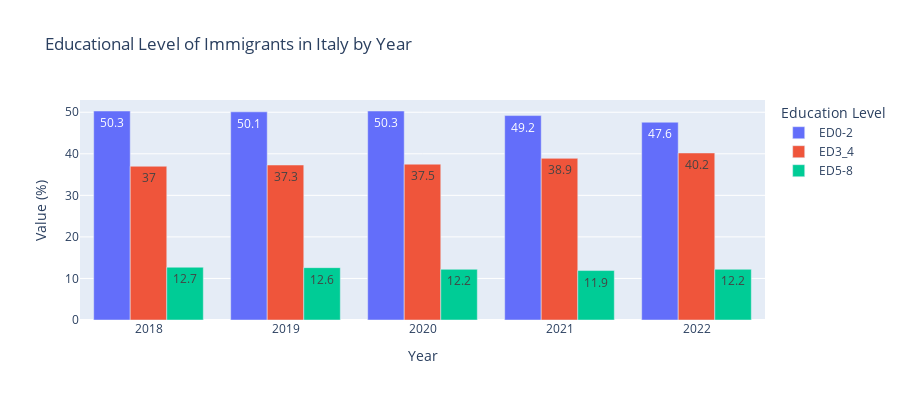

Here is the notebook cell this chart was saved with:
### Markdown cell above
#### THE CHART BELOW IS USING DATA FROM EUROSTAT

### Code cell
import plotly.express as px
fig = px.bar(ed1_foreigners, x="Year", y="Value (%)",
            color='Education Level', barmode='group', text="Value (%)", height=400, title="Educational Level of Immigrants in Italy by Year")
fig.show()

### Figure 1 — Plotly figure (JSON) as saved in the notebook; plotly's stock layout.template omitted (floating-point values rounded to 4 significant figures)
{"data": [{"alignmentgroup": "True", "hovertemplate": "Education Level=ED0-2<br>Year=%{x}<br>Value (%)=%{text}<extra></extra>", "legendgroup": "ED0-2", "marker": {"color": "#636efa", "pattern": {"shape": ""}}, "name": "ED0-2", "offsetgroup": "ED0-2", "orientation": "v", "showlegend": true, "text": [50.3, 50.1, 50.3, 49.2, 47.6], "textposition": "auto", "type": "bar", "x": [2018, 2019, 2020, 2021, 2022], "xaxis": "x", "y": [50.3, 50.1, 50.3, 49.2, 47.6], "yaxis": "y"}, {"alignmentgroup": "True", "hovertemplate": "Education Level=ED3_4<br>Year=%{x}<br>Value (%)=%{text}<extra></extra>", "legendgroup": "ED3_4", "marker": {"color": "#EF553B", "pattern": {"shape": ""}}, "name": "ED3_4", "offsetgroup": "ED3_4", "orientation": "v", "showlegend": true, "text": [37, 37.3, 37.5, 38.9, 40.2], "textposition": "auto", "type": "bar", "x": [2018, 2019, 2020, 2021, 2022], "xaxis": "x", "y": [37, 37.3, 37.5, 38.9, 40.2], "yaxis": "y"}, {"alignmentgroup": "True", "hovertemplate": "Education Level=ED5-8<br>Year=%{x}<br>Value (%)=%{text}<extra></extra>", "legendgroup": "ED5-8", "marker": {"color": "#00cc96", "pattern": {"shape": ""}}, "name": "ED5-8", "offsetgroup": "ED5-8", "orientation": "v", "showlegend": true, "text": [12.7, 12.6, 12.2, 11.9, 12.2], "textposition": "auto", "type": "bar", "x": [2018, 2019, 2020, 2021, 2022], "xaxis": "x", "y": [12.7, 12.6, 12.2, 11.9, 12.2], "yaxis": "y"}], "layout": {"barmode": "group", "height": 400, "legend": {"title": {"text": "Education Level"}, "tracegroupgap": 0}, "title": {"text": "Educational Level of Immigrants in Italy by Year"}, "xaxis": {"anchor": "y", "domain": [0, 1], "title": {"text": "Year"}}, "yaxis": {"anchor": "x", "domain": [0, 1], "title": {"text": "Value (%)"}}}}
